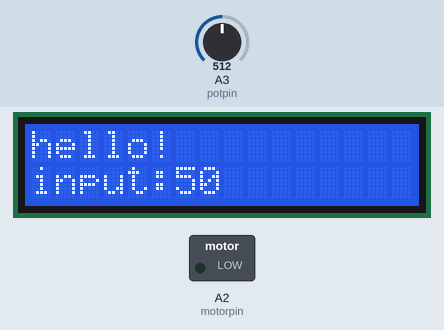
Recording of a sketch running on a simulated Arduino Uno, built with avr-gcc and run on an emulated ATmega328P. Parts: 16×2 character LCD, switched loads named in the sketch (green lamp = pin HIGH). The inputs (shaded band) are chosen by the test bench; at power-on: A3 (potpin) = 512.

Above: at 1.2 s.
1.3 s: A3 (potpin) set to 567
At 1.9 s:
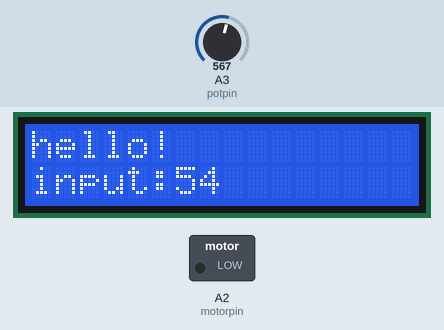
2.8 s: A3 (potpin) set to 592
At 3.7 s:
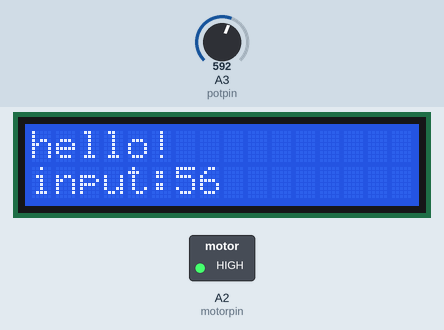
4.3 s: A3 (potpin) set to 511
At 5.2 s:
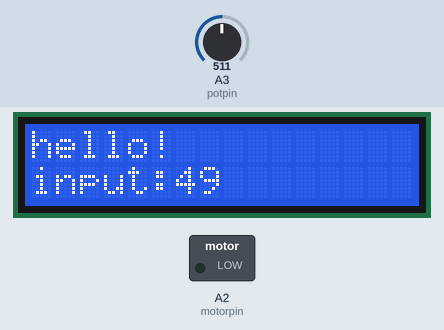
Timing chart, 0 to 7.3 s (numbered marks = the images above; inputs shaded):
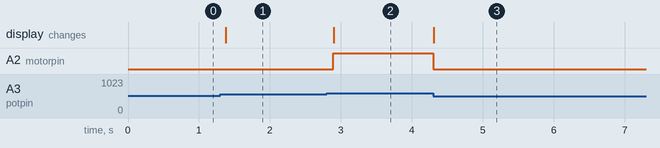

The sketch:

lcd_potentio_powerled_coding.ino
```cpp
#include <LiquidCrystal_I2C.h>
LiquidCrystal_I2C lcd(0x27, 16, 2);
int inputlcd;
int potpin = A3;
int motorpin = A2;
int motorinput;
int value;


void setup()
{

  lcd.init();
  lcd.backlight();
  lcd.print("hello!");
  pinMode(potpin, INPUT);
}

void loop()
{
  lcd.setCursor(0, 1);
  value = analogRead(potpin);
  motorinput = map(value, 0, 1023, 0, 225);
  inputlcd = map(value, 0, 1023, 10, 90);
  analogWrite(motorpin, motorinput);
  lcd.print("input:");
  lcd.print(inputlcd);
  delay(100);

}
```

Measured:
- the behaviour switches between 581 and 582 on A3 (potpin) (found by bisection; images 1 and 2)
- after the input at 1.3 s, the display: changes after 0.08 s (image 1)
- after the input at 2.8 s, A2 (motorpin): LOW → HIGH after 0.09 s; the display: changes after 0.10 s (image 2)
- after the input at 4.3 s, A2 (motorpin): HIGH → LOW at once; the display: changes at once (image 3)
